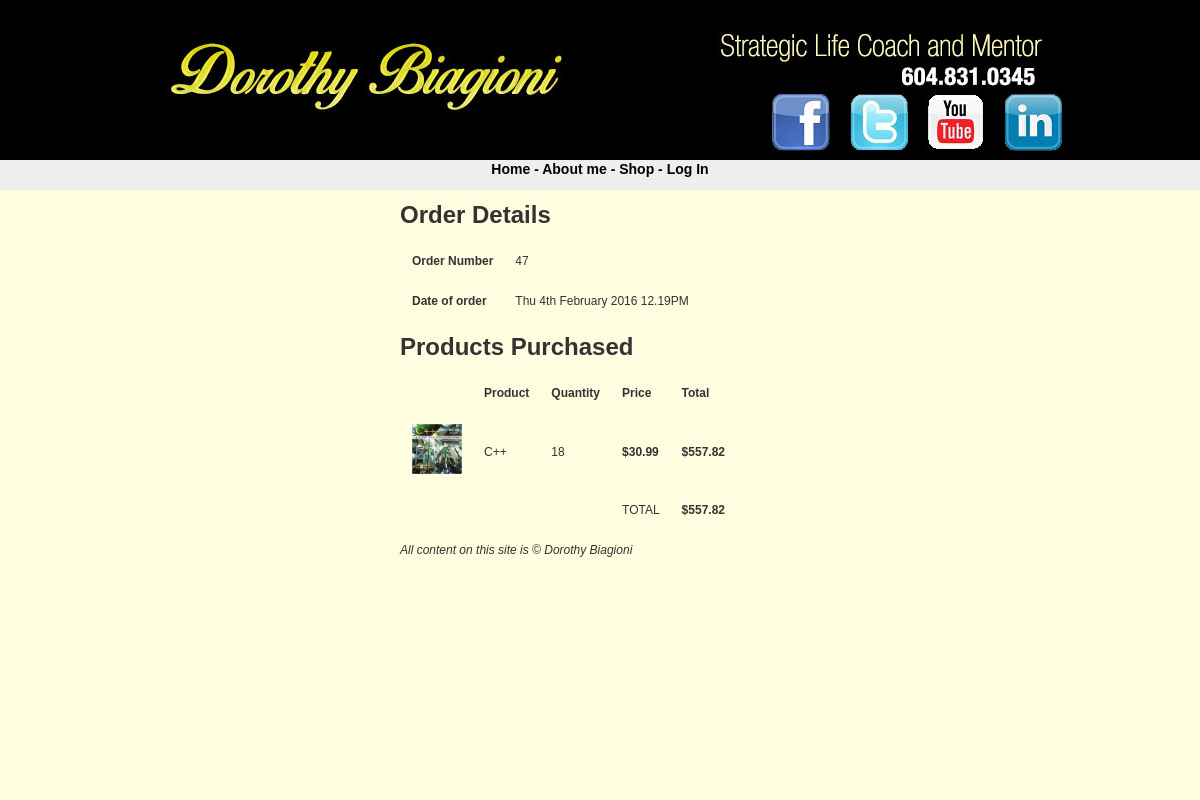
Page /src/final/detail.php?id=47 on the committed database.
### tables this page shows
CREATE TABLE IF NOT EXISTS `orders` (
  `id` int(11) NOT NULL AUTO_INCREMENT,
  `customer_id` int(11) NOT NULL,
  `date` datetime NOT NULL,
  `total` float NOT NULL,
  `Paid` tinyint(4) NOT NULL,
  PRIMARY KEY (`id`)
);

CREATE TABLE IF NOT EXISTS `orderitems` (
  `id` int(11) NOT NULL AUTO_INCREMENT,
  `order_id` int(11) NOT NULL,
  `product_id` int(11) NOT NULL,
  `quantity` int(11) NOT NULL,
  PRIMARY KEY (`id`)
);

CREATE TABLE IF NOT EXISTS `products` (
  `id` int(11) NOT NULL AUTO_INCREMENT,
  `name` varchar(150) NOT NULL,
  `cata` int(11) NOT NULL,
  `description` text NOT NULL,
  `image` varchar(30) NOT NULL,
  `price` float NOT NULL,
  `freebie` tinyint(1) NOT NULL,
  PRIMARY KEY (`id`)
);

### src/final/detail.php (the view, shortened to what this page needs)
<?php
require("header.php");
echo "<h1>Order Details</h1>";
$ordsql = "SELECT * from orders WHERE id = " . $_GET['id'] . ";";
$ordres = mysqli_query($mysqli,$ordsql) or die(mysqli_error($mysqli));
$ordrow = mysqli_fetch_assoc($ordres);
echo "<table cellpadding=10>";
echo "<tr><td><strong>Order Number</strong></td><td>" . $ordrow['id'] . "</td>";
echo "<tr><td><strong>Date of order</strong></td><td>" . date('D jS F Y g.iA',strtotime($ordrow['date'])) . "</td>";
echo "</table>";
$itemssql = "SELECT products.*, orderitems.*,orderitems.id AS itemid FROM products, orderitems WHERE orderitems.product_id = products.id AND order_id = " . $_GET['id'] . ";";
$itemsres = mysqli_query($mysqli,$itemssql) or die(mysqli_error($mysqli));
echo "<h1>Products Purchased</h1>";
echo "<table cellpadding=10>";
echo "<th></th>";
echo "<th>Product</th>";
echo "<th>Quantity</th>";
echo "<th>Price</th>";
echo "<th>Total</th>";
while($itemsrow = mysqli_fetch_assoc($itemsres))
{
$quantitytotal = $itemsrow['price']* $itemsrow['quantity'];
echo "<tr>";
if(empty($itemsrow['image'])) {
echo "<td><img src='./images/dummy.jpg' width='50' alt='". $itemsrow['name'] . "'></td>";
}
else {
echo "<td><img src='./images/". $itemsrow['image'] . "' width='50' alt='". $itemsrow['name'] . "'></td>";
}
echo "<td>" . $itemsrow['name'] . "</td>";
echo "<td>" . $itemsrow['quantity'] . "</td>";
echo "<td><strong>$" . sprintf('%.2f',$itemsrow['price']) . "</strong></td>";
echo "<td><strong>$" . sprintf('%.2f',$quantitytotal) . "</strong></td>";
echo "</tr>";
@$total = $total + $quantitytotal;
}
echo "<tr>";
echo "<td></td>";
echo "<td></td>";
echo "<td></td>";
echo "<td>TOTAL</td>";
echo "<td><strong>$" . sprintf('%.2f', $total). "</strong></td>";
echo "</tr>";
echo "</table>";
require("footer.php");
?>

### src/final/css/stylesheet.css (style rules this page uses)
body { font-family: "trebuchet ms", verdana, sans-serif; font-size: 12px; line-height: 1.5em; color: #333; background: #FEFDE0; margin: 0; padding: 0; text-align: center; width: 100%; }
img { border: 0; }

### rows in the picture
orders: id "47", date "Thu 4th February 2016 12.19PM"
orderitems: product.image (picture), product.name "C++", quantity "18", product.price "30.99", quantitytotal "557.82"

### other values in the picture
$total "557.82"
$config_sitename "Dorothy Biagioni"
